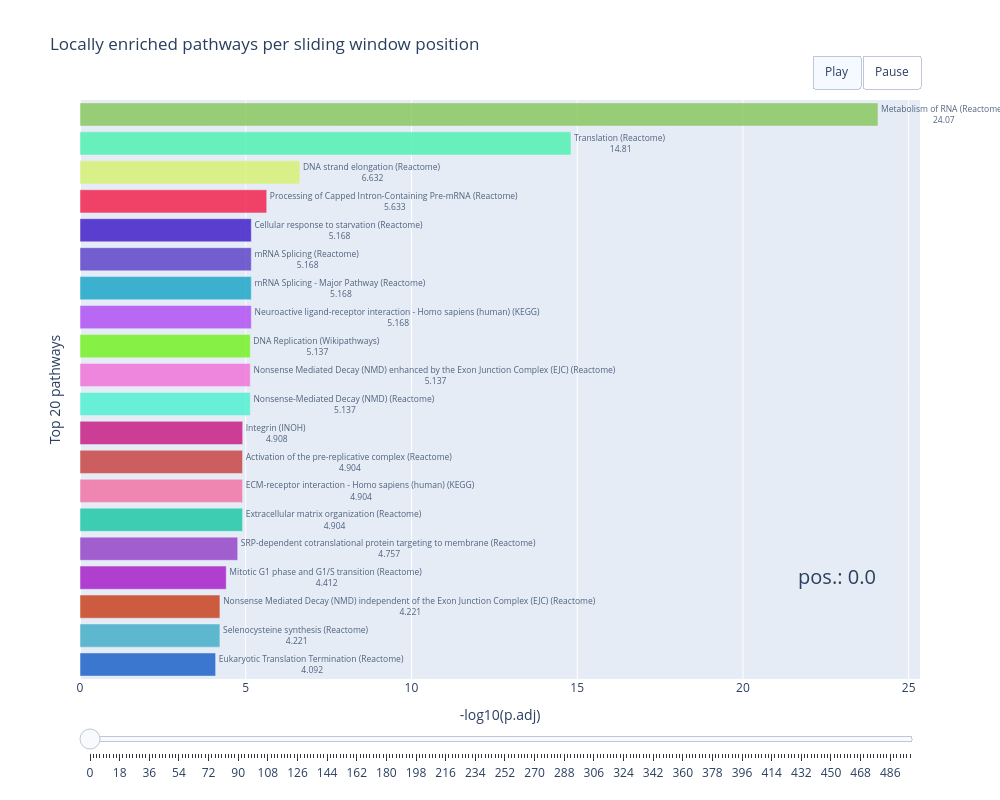

This figure's notebook cell:
### Code cell
import bar_chart_race_ as bcr

bcr = bcr.bar_chart_race_plotly(orientation='h', #filename='race.html', 
                                period_length=2000, 
                                interpolate_period=True, 
                                steps_per_period=2, n_bars=20, 
                                #fixed_xaxis = False, #does not work currently
                                val_ax_label = '-log10(p.adj)',
                                scatter_labels = False,
                                frame_subset=500)
bcr.make_animation()
#values als y achsen labels und pathway namen auf 2 zeilen aufteilen und Plot x range nach rechts etwas erweitern
